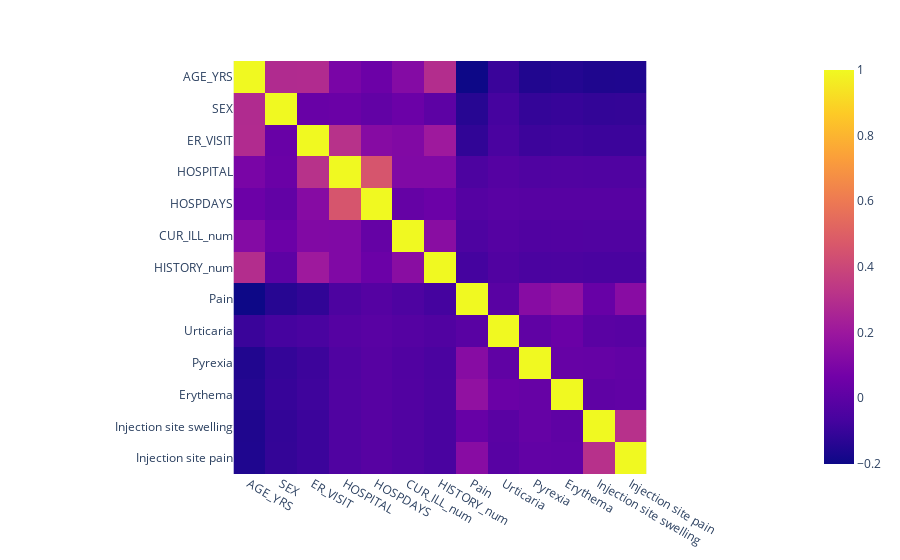

Here is the notebook cell this chart was saved with:
### Code cell
import plotly.express as px
features = ['AGE_YRS', 'SEX', 'ER_VISIT', 'HOSPITAL', 'HOSPDAYS','CUR_ILL_num', 'HISTORY_num']
adverse_affects = ["Pain", "Urticaria", "Pyrexia", "Erythema", "Injection site swelling", "Injection site pain"]
sub_df = df[features+adverse_affects]
corr_df = sub_df.corr()
fig = px.imshow(corr_df)
fig.show()

### Figure 1 — Plotly figure (JSON) as saved in the notebook; plotly's stock layout.template omitted (floating-point values rounded to 4 significant figures; data arrays with more than 128 entries replaced by an {"elided": "..."} marker saying what was removed)
{"data": [{"coloraxis": "coloraxis", "hovertemplate": "x: %{x}<br>y: %{y}<br>color: %{z}<extra></extra>", "name": "0", "type": "heatmap", "x": ["AGE_YRS", "SEX", "ER_VISIT", "HOSPITAL", "HOSPDAYS", "CUR_ILL_num", "HISTORY_num", "Pain", "Urticaria", "Pyrexia", "Erythema", "Injection site swelling", "Injection site pain"], "xaxis": "x", "y": ["AGE_YRS", "SEX", "ER_VISIT", "HOSPITAL", "HOSPDAYS", "CUR_ILL_num", "HISTORY_num", "Pain", "Urticaria", "Pyrexia", "Erythema", "Injection site swelling", "Injection site pain"], "yaxis": "y", "z": {"elided": "13x13 float values"}}], "layout": {"coloraxis": {"colorscale": [[0, "#0d0887"], [0.1111, "#46039f"], [0.2222, "#7201a8"], [0.3333, "#9c179e"], [0.4444, "#bd3786"], [0.5556, "#d8576b"], [0.6667, "#ed7953"], [0.7778, "#fb9f3a"], [0.8889, "#fdca26"], [1, "#f0f921"]]}, "margin": {"t": 60}, "xaxis": {"anchor": "y", "constrain": "domain", "domain": [0, 1], "scaleanchor": "y"}, "yaxis": {"anchor": "x", "autorange": "reversed", "constrain": "domain", "domain": [0, 1]}}}
